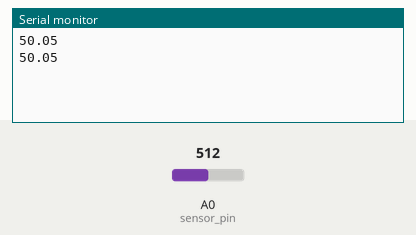
This sketch was run on a simulated Arduino Uno, built with avr-gcc and run on an emulated ATmega328P. Shown: the last lines printed to the serial monitor. Inputs (shaded band) come from the test bench; at power-on: A0 (sensor_pin) = 512.

Above: at 1.2 s.
1.3 s: A0 (sensor_pin) set to 490
At 2.7 s:
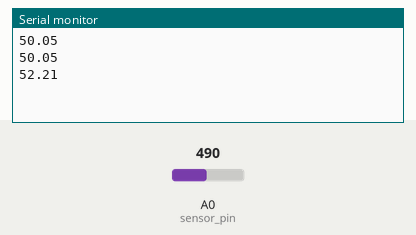
2.8 s: A0 (sensor_pin) set to 510
At 3.8 s:
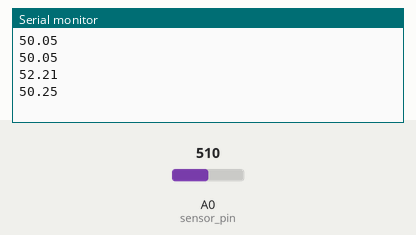
Timing chart, 0 to 5.8 s (numbered marks = the images above; inputs shaded):
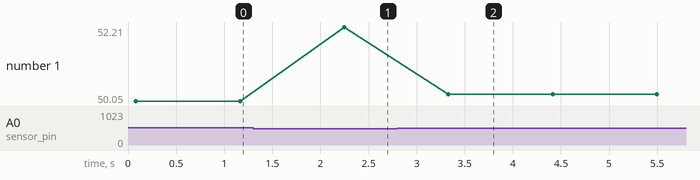

The sketch:

soil_moisture.ino
```cpp
#include <SoftwareSerial.h>
const int sensor_pin = A0;  /* Soil moisture sensor O/P pin */

void setup() {
  Serial.begin(9600);

}

void loop() {
  float moisture_percentage= 0;
  int sensor_analog;
  float mp = 0;
  for  (int i = 0; i<=500; i++){
  sensor_analog = analogRead(sensor_pin);
  moisture_percentage =  ( 100 - ( (sensor_analog/1023.00) * 100 ) );
  mp = mp+ moisture_percentage;
  }
  mp = mp/500;
  Serial.println(mp);

  delay(1000);
}
```

Measured:
- after the input at 1.3 s, the serial monitor: prints a new line after 0.95 s (image 1)
- after the input at 2.8 s, the serial monitor: prints a new line after 0.53 s (image 2)
- plotted number 1: 50.05 → 52.21 after the input at 1.3 s, 52.21 → 50.25 after the input at 2.8 s
